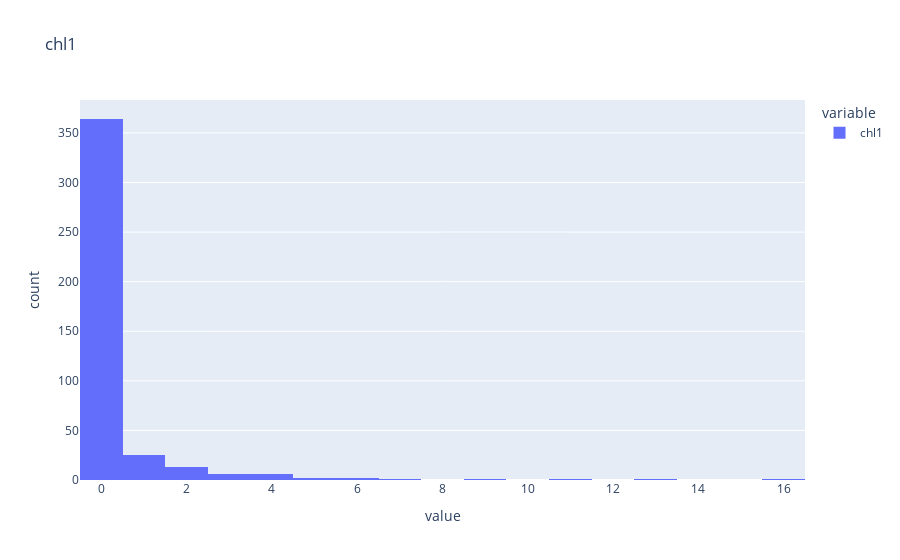
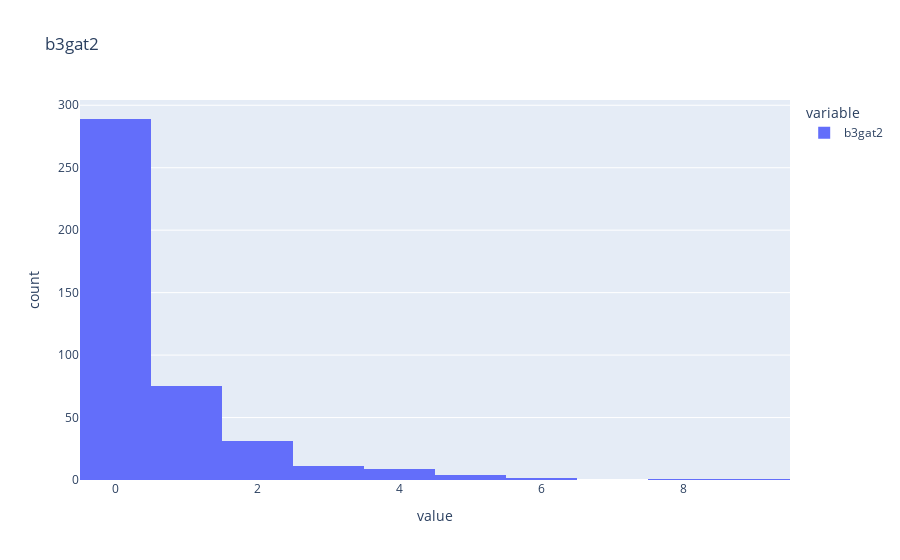
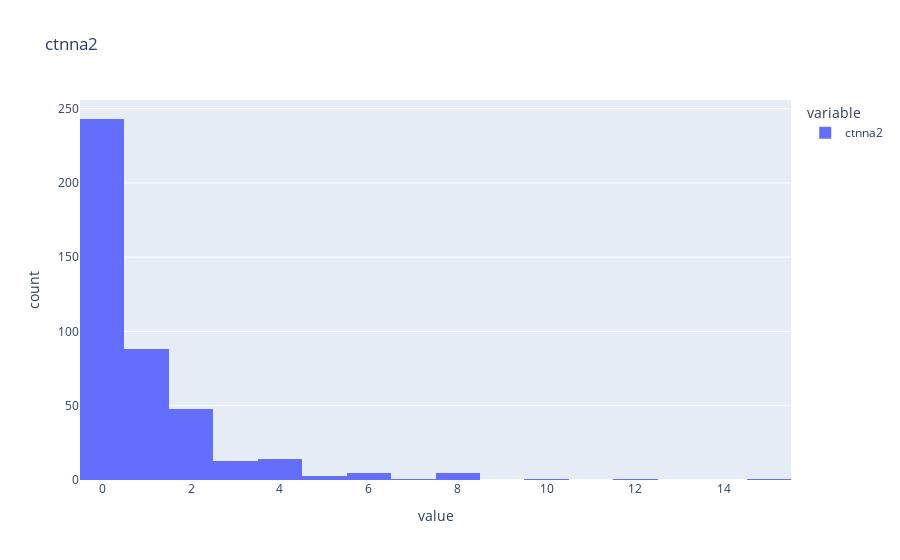
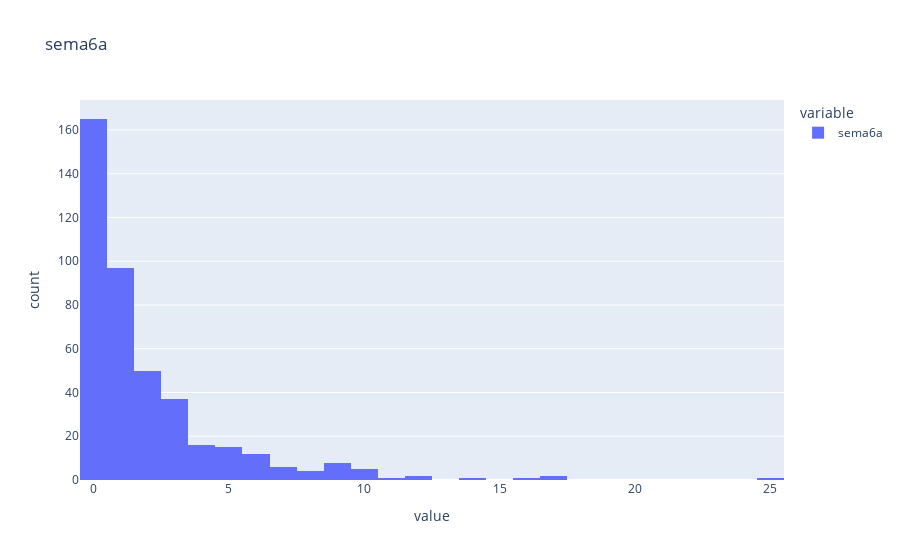

Notebook code cell kept with these figures, in order:
### Code cell
for gene in t:
    fig = px.histogram(df.loc[:, gene], title=gene)
    fig.write_image(f'histogram_{gene}.png', scale=3)
    fig.show()

### Figure 1 — Plotly figure (JSON) as saved in the notebook; plotly's stock layout.template omitted (floating-point values rounded to 4 significant figures; data arrays with more than 128 entries replaced by an {"elided": "..."} marker saying what was removed)
{"data": [{"alignmentgroup": "True", "bingroup": "x", "hovertemplate": "variable=chl1<br>value=%{x}<br>count=%{y}<extra></extra>", "legendgroup": "chl1", "marker": {"color": "#636efa", "pattern": {"shape": ""}}, "name": "chl1", "offsetgroup": "chl1", "orientation": "v", "showlegend": true, "type": "histogram", "x": {"elided": "423 int values"}, "xaxis": "x", "yaxis": "y"}], "layout": {"barmode": "relative", "legend": {"title": {"text": "variable"}, "tracegroupgap": 0}, "title": {"text": "chl1"}, "xaxis": {"anchor": "y", "domain": [0, 1], "title": {"text": "value"}}, "yaxis": {"anchor": "x", "domain": [0, 1], "title": {"text": "count"}}}}

### Figure 2 — Plotly figure (JSON) as saved in the notebook; plotly's stock layout.template omitted (floating-point values rounded to 4 significant figures; data arrays with more than 128 entries replaced by an {"elided": "..."} marker saying what was removed)
{"data": [{"alignmentgroup": "True", "bingroup": "x", "hovertemplate": "variable=b3gat2<br>value=%{x}<br>count=%{y}<extra></extra>", "legendgroup": "b3gat2", "marker": {"color": "#636efa", "pattern": {"shape": ""}}, "name": "b3gat2", "offsetgroup": "b3gat2", "orientation": "v", "showlegend": true, "type": "histogram", "x": {"elided": "423 int values"}, "xaxis": "x", "yaxis": "y"}], "layout": {"barmode": "relative", "legend": {"title": {"text": "variable"}, "tracegroupgap": 0}, "title": {"text": "b3gat2"}, "xaxis": {"anchor": "y", "domain": [0, 1], "title": {"text": "value"}}, "yaxis": {"anchor": "x", "domain": [0, 1], "title": {"text": "count"}}}}

### Figure 3 — Plotly figure (JSON) as saved in the notebook; plotly's stock layout.template omitted (floating-point values rounded to 4 significant figures; data arrays with more than 128 entries replaced by an {"elided": "..."} marker saying what was removed)
{"data": [{"alignmentgroup": "True", "bingroup": "x", "hovertemplate": "variable=ctnna2<br>value=%{x}<br>count=%{y}<extra></extra>", "legendgroup": "ctnna2", "marker": {"color": "#636efa", "pattern": {"shape": ""}}, "name": "ctnna2", "offsetgroup": "ctnna2", "orientation": "v", "showlegend": true, "type": "histogram", "x": {"elided": "423 int values"}, "xaxis": "x", "yaxis": "y"}], "layout": {"barmode": "relative", "legend": {"title": {"text": "variable"}, "tracegroupgap": 0}, "title": {"text": "ctnna2"}, "xaxis": {"anchor": "y", "domain": [0, 1], "title": {"text": "value"}}, "yaxis": {"anchor": "x", "domain": [0, 1], "title": {"text": "count"}}}}

### Figure 4 — Plotly figure (JSON) as saved in the notebook; plotly's stock layout.template omitted (floating-point values rounded to 4 significant figures; data arrays with more than 128 entries replaced by an {"elided": "..."} marker saying what was removed)
{"data": [{"alignmentgroup": "True", "bingroup": "x", "hovertemplate": "variable=sema6a<br>value=%{x}<br>count=%{y}<extra></extra>", "legendgroup": "sema6a", "marker": {"color": "#636efa", "pattern": {"shape": ""}}, "name": "sema6a", "offsetgroup": "sema6a", "orientation": "v", "showlegend": true, "type": "histogram", "x": {"elided": "423 int values"}, "xaxis": "x", "yaxis": "y"}], "layout": {"barmode": "relative", "legend": {"title": {"text": "variable"}, "tracegroupgap": 0}, "title": {"text": "sema6a"}, "xaxis": {"anchor": "y", "domain": [0, 1], "title": {"text": "value"}}, "yaxis": {"anchor": "x", "domain": [0, 1], "title": {"text": "count"}}}}
